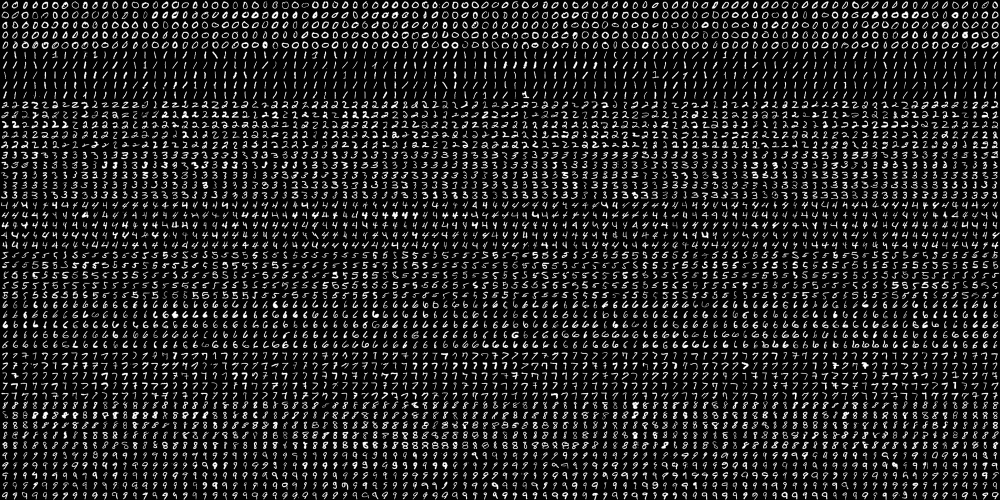
#> input picture ocrTesseract/digits.png, 2000 x 1000 px (shown at 1/2 size)
$ python tesseract-digits-cells.py
#> lines starting #> are read from the running program, lines starting #| are printed output that depends on the picture; after the words box and inside, x2 and y2 are one past the last pixel; in counts of white or black regions, pixels touching at a corner belong together
import cv2
import numpy as np
import pytesseract
from PIL import Image, ImageEnhance
import matplotlib
matplotlib.use('Agg')
import matplotlib.pyplot as plt
import matplotlib.patches as patches

def preprocess_image(image):
    """Pré-processa a imagem para melhorar OCR"""
    gray = cv2.cvtColor(image, cv2.COLOR_BGR2GRAY)
    blurred = cv2.GaussianBlur(gray, (3, 3), 0)
    binary = cv2.adaptiveThreshold(
        blurred, 255, cv2.ADAPTIVE_THRESH_MEAN_C, cv2.THRESH_BINARY_INV, 11, 2
    )

    if np.mean(binary) < 127:
        binary = 255 - binary

    return binary

def extract_digits_grid(image, rows, cols, start_row=0, start_col=0, num_rows=None, num_cols=None):
    """Extrai dígitos individuais de uma grade ou parte dela"""
    height, width = image.shape
    digit_height = height // rows
    digit_width = width // cols

    if num_rows is None:
        num_rows = rows - start_row
    if num_cols is None:
        num_cols = cols - start_col

    end_row = min(start_row + num_rows, rows)
    end_col = min(start_col + num_cols, cols)

    digits = []
    positions = []

    for row in range(start_row, end_row):
        for col in range(start_col, end_col):
            y1 = row * digit_height
            y2 = (row + 1) * digit_height
            x1 = col * digit_width
            x2 = (col + 1) * digit_width

            digit = image[y1:y2, x1:x2]
            digits.append(digit)
            positions.append((row, col))

    return digits, positions

def generate_grid_visualization(original_image, processed_image, total_rows, total_cols,
                               start_row, start_col, num_rows, num_cols):
    """Gera visualização do grid da área selecionada para processamento"""

    if len(original_image.shape) == 3:
        image_rgb = cv2.cvtColor(original_image, cv2.COLOR_BGR2RGB)
    else:
        image_rgb = cv2.cvtColor(original_image, cv2.COLOR_GRAY2RGB)

    height, width = original_image.shape[:2]
    digit_height = height // total_rows
    digit_width = width // total_cols

    end_row = start_row + num_rows
    end_col = start_col + num_cols

    y1 = start_row * digit_height
    y2 = end_row * digit_height
    x1 = start_col * digit_width
    x2 = end_col * digit_width

    fig, axes = plt.subplots(2, 2, figsize=(16, 12))

    axes[0, 0].imshow(image_rgb)
    rect = patches.Rectangle((x1, y1), x2-x1, y2-y1,
                           linewidth=3, edgecolor='red', facecolor='none')
    axes[0, 0].add_patch(rect)
    axes[0, 0].set_title(f'Imagem Original\nÁrea selecionada: linhas {start_row}-{end_row-1}, colunas {start_col}-{end_col-1}', fontsize=12)
    axes[0, 0].axis('off')

    selected_area = image_rgb[y1:y2, x1:x2]
    axes[0, 1].imshow(selected_area)

    for i in range(num_rows + 1):
        y = i * digit_height
        axes[0, 1].axhline(y=y, color='red', linewidth=1, alpha=0.8)

    for j in range(num_cols + 1):
        x = j * digit_width
        axes[0, 1].axvline(x=x, color='red', linewidth=1, alpha=0.8)

    if num_rows <= 10 and num_cols <= 15:
        for i in range(num_rows):
            for j in range(num_cols):
                center_x = j * digit_width + digit_width // 2
                center_y = i * digit_height + digit_height // 2
                abs_row = start_row + i
                abs_col = start_col + j
                axes[0, 1].text(center_x, center_y, f'{abs_row},{abs_col}',
                              color='yellow', fontsize=8, fontweight='bold',
                              ha='center', va='center',
                              bbox=dict(boxstyle="round,pad=0.1", facecolor='black', alpha=0.7))

    axes[0, 1].set_title(f'Área Selecionada com Grid\n{num_rows}x{num_cols} células', fontsize=12)
    axes[0, 1].set_xlabel('Pixels (largura)')
    axes[0, 1].set_ylabel('Pixels (altura)')

    processed_area = processed_image[y1:y2, x1:x2]
    axes[1, 0].imshow(processed_area, cmap='gray')

    for i in range(num_rows + 1):
        y = i * digit_height
        axes[1, 0].axhline(y=y, color='red', linewidth=1, alpha=0.8)

    for j in range(num_cols + 1):
        x = j * digit_width
        axes[1, 0].axvline(x=x, color='red', linewidth=1, alpha=0.8)

    axes[1, 0].set_title('Área Processada (Binarizada)', fontsize=12)
    axes[1, 0].set_xlabel('Pixels (largura)')
    axes[1, 0].set_ylabel('Pixels (altura)')

    axes[1, 1].text(0.1, 0.9, f'Configurações do Grid:', fontsize=14, fontweight='bold', transform=axes[1, 1].transAxes)
    axes[1, 1].text(0.1, 0.8, f'• Imagem total: {width}x{height} pixels', fontsize=12, transform=axes[1, 1].transAxes)
    axes[1, 1].text(0.1, 0.7, f'• Grid total: {total_rows} linhas × {total_cols} colunas', fontsize=12, transform=axes[1, 1].transAxes)
    axes[1, 1].text(0.1, 0.6, f'• Tamanho da célula: {digit_width}×{digit_height} pixels', fontsize=12, transform=axes[1, 1].transAxes)
    axes[1, 1].text(0.1, 0.5, f'• Área selecionada: {num_rows}×{num_cols} células', fontsize=12, transform=axes[1, 1].transAxes)
    axes[1, 1].text(0.1, 0.4, f'• Posição inicial: linha {start_row}, coluna {start_col}', fontsize=12, transform=axes[1, 1].transAxes)
    axes[1, 1].text(0.1, 0.3, f'• Total de dígitos a processar: {num_rows * num_cols}', fontsize=12, transform=axes[1, 1].transAxes)

    axes[1, 1].set_xlim(0, 1)
    axes[1, 1].set_ylim(0, 1)
    axes[1, 1].axis('off')

    plt.tight_layout()
    plt.savefig('selected_area_grid.png', dpi=300, bbox_inches='tight')
    plt.close()

    print("Visualização do grid salva em 'selected_area_grid.png'")

    return digit_width, digit_height

def enhance_digit(digit_image):
    """Melhora um dígito individual para OCR"""
    pil_image = Image.fromarray(digit_image)
    pil_resized = pil_image.resize((60, 60), Image.LANCZOS)
    enhancer = ImageEnhance.Contrast(pil_resized)
    pil_enhanced = enhancer.enhance(2.0)
    return pil_enhanced

def process_digits_ocr(digits, positions):
    """Processa os dígitos extraídos usando OCR"""
    tesseract_config = r'--oem 3 --psm 10 -c tessedit_char_whitelist=0123456789'
    results = []

    print(f"\nProcessando {len(digits)} dígitos...")

    for i, (digit, (row, col)) in enumerate(zip(digits, positions)):
        enhanced_digit = enhance_digit(digit)

        ocr_result = pytesseract.image_to_string(enhanced_digit, config=tesseract_config)
        ocr_clean = ocr_result.strip()

        if not ocr_clean or not ocr_clean.isdigit():
            alt_config = '--psm 8 -c tessedit_char_whitelist=0123456789'
            ocr_result = pytesseract.image_to_string(enhanced_digit, config=alt_config)
            ocr_clean = ocr_result.strip()

        if not ocr_clean or not ocr_clean.isdigit():
            ocr_clean = '?'

        results.append((row, col, ocr_clean))

        if (i + 1) % 10 == 0:
            print(f"Processados {i + 1}/{len(digits)} dígitos...")

    return results

# [61 lines left out: functions save_results, create_sample_visualization, not called in this run]

def main():
    PROCESS_SMALL_PART = True

    if PROCESS_SMALL_PART:
        start_row = 10
        start_col = 25
        num_rows_to_process = 30
        num_cols_to_process = 50
        print(f"Modo TESTE: Processando apenas {num_rows_to_process}x{num_cols_to_process} dígitos")
    else:
        start_row = 0
        start_col = 0
        num_rows_to_process = None
        num_cols_to_process = None
        print("Modo COMPLETO: Processando todos os 50x100 dígitos")

    image_path = 'digits.png'
    image = cv2.imread(image_path)
#> image is the input picture: shape (1000, 2000, 3); min 0, max 255, mean 33.8

    if image is None:
        print(f"Erro: Não foi possível carregar a imagem {image_path}")
        return

    print(f"Imagem carregada: {image.shape}")
#| Imagem carregada: (1000, 2000, 3)

    processed = preprocess_image(image)
#> in preprocess_image, `binary = cv2.adaptiveThreshold( blurred, 255, cv2.ADAPTIVE_THRESH_MEAN..`:
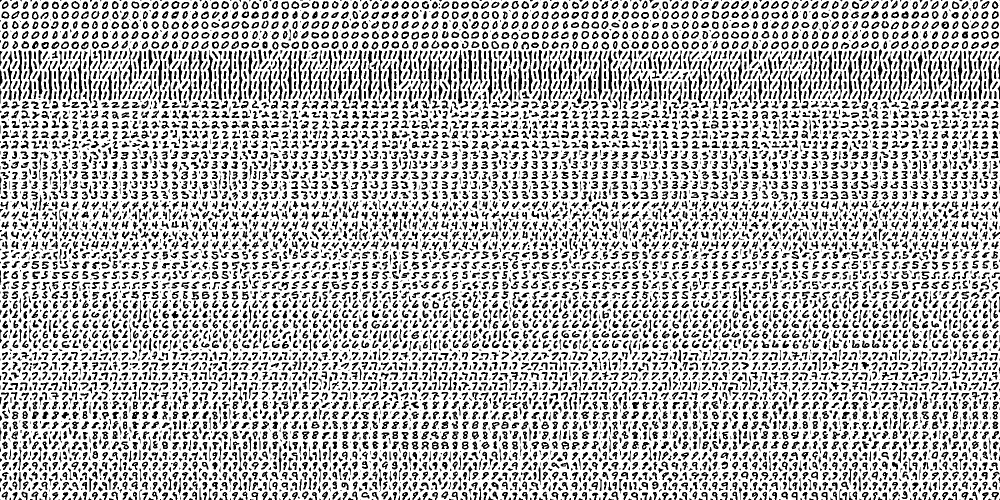
#> binary: shape (1000, 2000) (shown at 1/2 size); 71.3% white; 8498 black regions (2161 under 20 px), largest, box (x1, y1, x2, y2) and area: (916, 100, 925, 208) 529, (975, 101, 985, 208) 509, (856, 101, 865, 208) 493

    total_rows = 50
    total_cols = 100

    if num_rows_to_process is None:
        num_rows_to_process = total_rows
    if num_cols_to_process is None:
        num_cols_to_process = total_cols

    print(f"\nGerando visualização do grid para a área selecionada...")
    generate_grid_visualization(image, processed, total_rows, total_cols,
                               start_row, start_col, num_rows_to_process, num_cols_to_process)
#> in generate_grid_visualization, `selected_area = image_rgb[y1:y2, x1:x2]`:
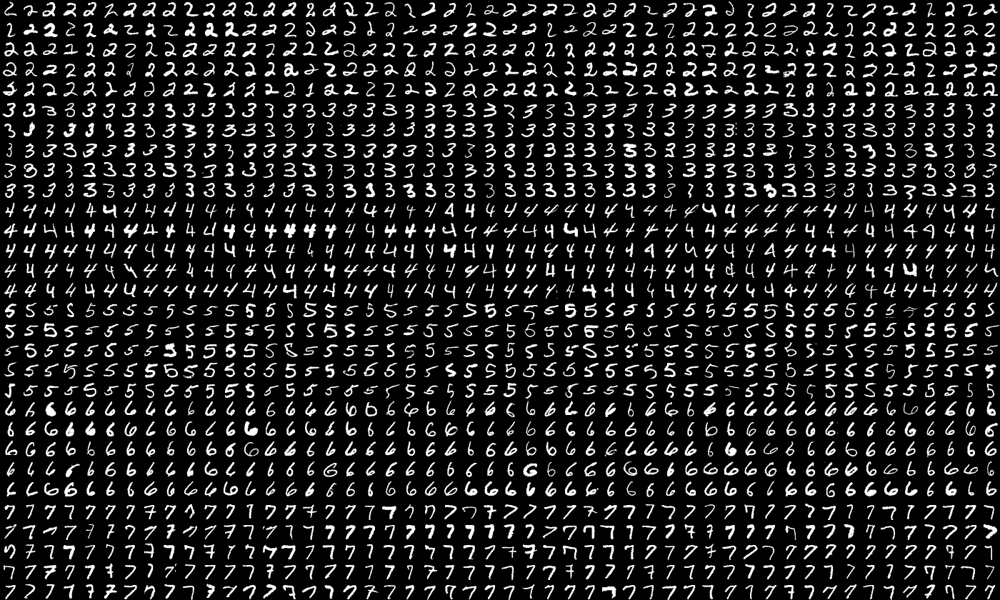
#> selected_area: shape (600, 1000, 3); min 0, max 255, mean 33.7
#> in generate_grid_visualization, `processed_area = processed_image[y1:y2, x1:x2]`:
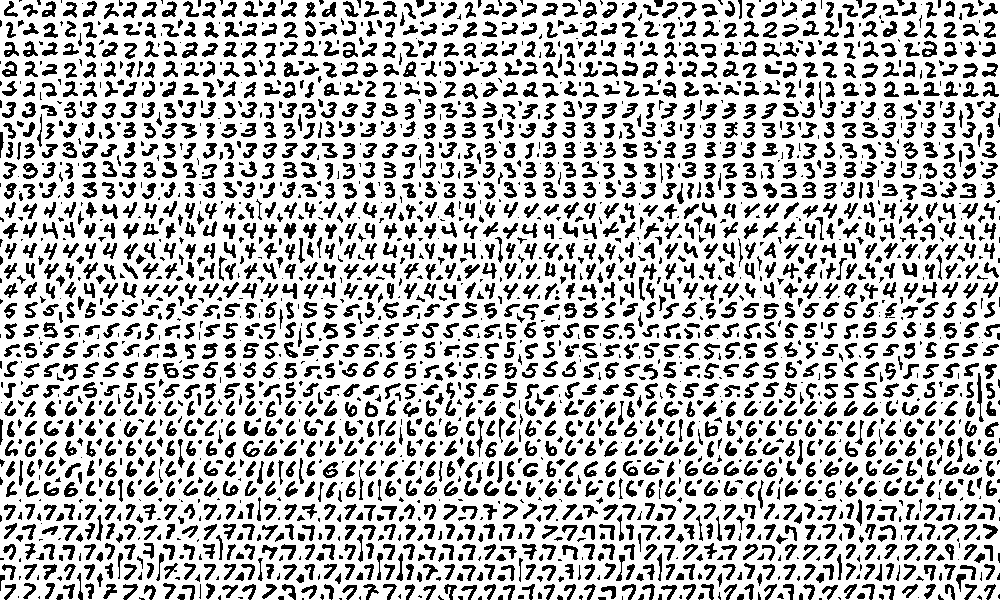
#> processed_area: shape (600, 1000); 72.6% white; 2679 black regions (785 under 20 px), largest, box (x1, y1, x2, y2) and area: (977, 373, 984, 422) 139, (781, 183, 797, 198) 137, (623, 143, 637, 158) 136
#> in generate_grid_visualization, `plt.savefig('selected_area_grid.png', dpi=300, bbox_inches='tight')`:
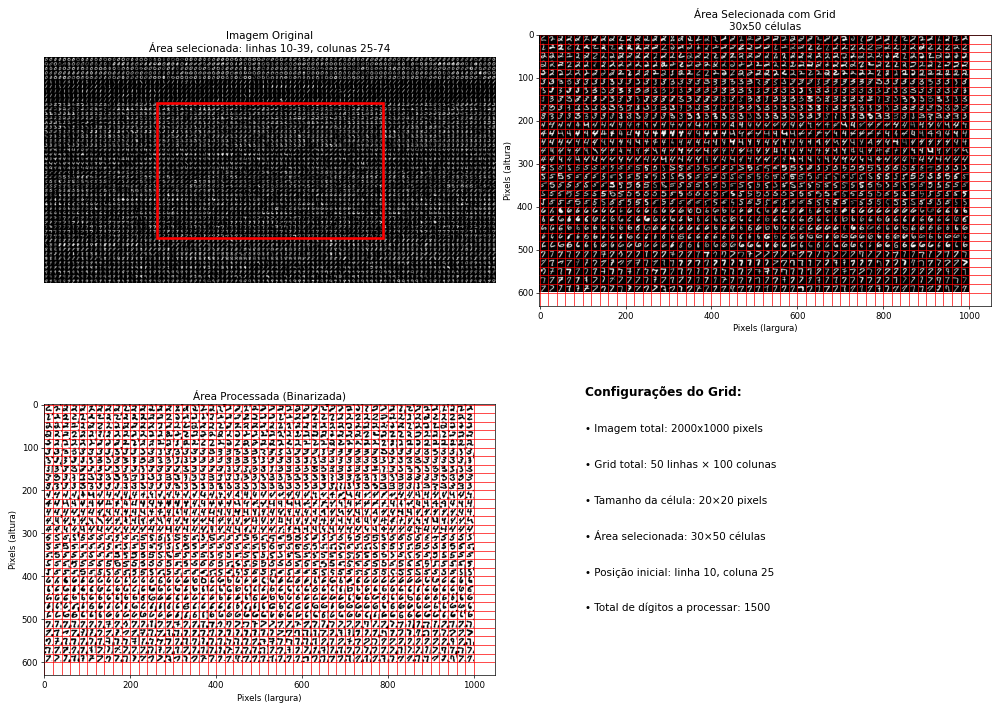
#> figure drawn by matplotlib, 3 panels

    digits, positions = extract_digits_grid(
        processed, total_rows, total_cols,
        start_row, start_col,
        num_rows_to_process, num_cols_to_process
    )
#> after the loop in extract_digits_grid, `for row in range(start_row, end_row):`: digits = 1500 items; positions = 1500 pairs, first value 10 to 39, second value 25 to 74
#> digits = 1500 items

    print(f"Extraídos {len(digits)} dígitos para processamento")
#| Extraídos 1500 dígitos para processamento

    results = process_digits_ocr(digits, positions)
#> (printed output is left out)
#> the loop in process_digits_ocr, `for i, (digit, (row, col)) in enumerate(zip(digits, positions)):` made 1 pass
#> (row, col) on pass 1: (10, 25)
#> pass 1, in enhance_digit, `pil_image = Image.fromarray(digit_image)`:
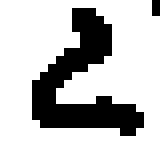
#> pil_image: PIL image 20x20 L (shown 8 times larger); 75.8% white; 2 black regions (1 under 20 px), largest, box (x1, y1, x2, y2) and area: (4, 1, 18, 17) 95
#> pass 1, in enhance_digit, `pil_resized = pil_image.resize((60, 60), Image.LANCZOS)`:
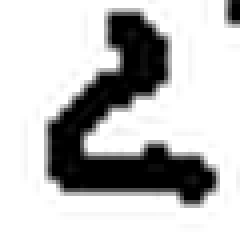
#> pil_resized: PIL image 60x60 L (shown 4 times larger); min 0, max 255, mean 192.9
#> pass 1, in enhance_digit, `pil_enhanced = enhancer.enhance(2.0)`:
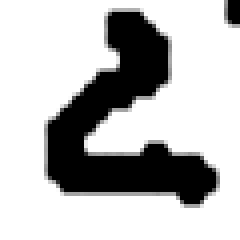
#> pil_enhanced: PIL image 60x60 L (shown 4 times larger); min 0, max 255, mean 188.2
#> after the loop in process_digits_ocr, `for i, (digit, (row, col)) in enumerate(zip(digits, positions)):`: results = []

    print(f"\nOCR concluído! Processados {len(results)} dígitos.")

    save_results(results, PROCESS_SMALL_PART, start_row, start_col)
    create_sample_visualization(digits, positions, results)

if __name__ == "__main__":
    main()
#> (the call stopped at in process_digits_ocr, `ocr_result = pytesseract.image_to_string(enhanced_digit, config=tesser..`: pytesseract is not available in this run)
